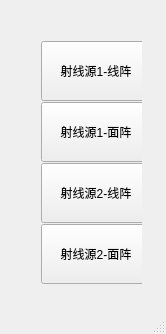
<?xml version="1.0" encoding="UTF-8"?>
<ui version="4.0">
 <class>CTScanClass</class>
 <widget class="QMainWindow" name="CTScanClass">
  <property name="geometry">
   <rect>
    <x>0</x>
    <y>0</y>
    <width>166</width>
    <height>334</height>
   </rect>
  </property>
  <property name="contextMenuPolicy">
   <enum>Qt::DefaultContextMenu</enum>
  </property>
  <property name="windowTitle">
   <string>CTScan</string>
  </property>
  <widget class="QWidget" name="centralWidget">
   <widget class="QWidget" name="layoutWidget">
    <property name="geometry">
     <rect>
      <x>30</x>
      <y>30</y>
      <width>112</width>
      <height>260</height>
     </rect>
    </property>
    <layout class="QVBoxLayout" name="verticalLayout">
     <item>
      <widget class="QPushButton" name="pushButton">
       <property name="minimumSize">
        <size>
         <width>110</width>
         <height>60</height>
        </size>
       </property>
       <property name="maximumSize">
        <size>
         <width>110</width>
         <height>60</height>
        </size>
       </property>
       <property name="text">
        <string>射线源1-线阵</string>
       </property>
      </widget>
     </item>
     <item>
      <widget class="QPushButton" name="pushButton_2">
       <property name="minimumSize">
        <size>
         <width>110</width>
         <height>60</height>
        </size>
       </property>
       <property name="maximumSize">
        <size>
         <width>110</width>
         <height>60</height>
        </size>
       </property>
       <property name="text">
        <string>射线源1-面阵</string>
       </property>
      </widget>
     </item>
     <item>
      <widget class="QPushButton" name="pushButton_3">
       <property name="minimumSize">
        <size>
         <width>110</width>
         <height>60</height>
        </size>
       </property>
       <property name="maximumSize">
        <size>
         <width>110</width>
         <height>60</height>
        </size>
       </property>
       <property name="text">
        <string>射线源2-线阵</string>
       </property>
      </widget>
     </item>
     <item>
      <widget class="QPushButton" name="pushButton_4">
       <property name="sizePolicy">
        <sizepolicy hsizetype="Minimum" vsizetype="Fixed">
         <horstretch>0</horstretch>
         <verstretch>0</verstretch>
        </sizepolicy>
       </property>
       <property name="minimumSize">
        <size>
         <width>110</width>
         <height>60</height>
        </size>
       </property>
       <property name="maximumSize">
        <size>
         <width>110</width>
         <height>60</height>
        </size>
       </property>
       <property name="text">
        <string>射线源2-面阵</string>
       </property>
      </widget>
     </item>
    </layout>
   </widget>
  </widget>
  <widget class="QStatusBar" name="statusBar"/>
 </widget>
 <layoutdefault spacing="6" margin="11"/>
 <resources>
  <include location="ctscan.qrc"/>
 </resources>
 <connections/>
</ui>
